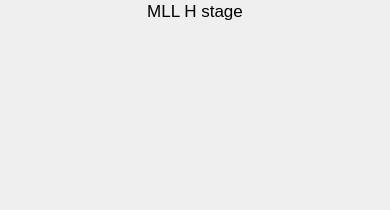
<?xml version="1.0" ?>
<ui version="4.0">
  <class>Dialog</class>
  <widget class="PyDMFrame" name="screen">
    <property name="geometry">
      <rect>
        <x>945</x>
        <y>281</y>
        <width>390</width>
        <height>210</height>
      </rect>
    </property>
    <property name="minimumSize">
      <size>
        <width>390</width>
        <height>210</height>
      </size>
    </property>
    <property name="styleSheet">
      <string notr="true">PyDMFrame#screen {
  color: rgb(0, 0, 0);
  background-color: rgb(200, 200, 200);
  }</string>
    </property>
    <property name="windowTitle">
      <string>MLLH_bare</string>
    </property>
    <layout class="QGridLayout" name="gridLayout" columnstretch="10,116,9,116,9,116,4,9,1" rowstretch="22,3,5,176,4">
      <property name="leftMargin">
        <number>0</number>
      </property>
      <property name="topMargin">
        <number>0</number>
      </property>
      <property name="rightMargin">
        <number>0</number>
      </property>
      <property name="bottomMargin">
        <number>0</number>
      </property>
      <property name="horizontalSpacing">
        <number>0</number>
      </property>
      <property name="verticalSpacing">
        <number>0</number>
      </property>
      <item row="0" column="0" rowspan="2" colspan="9">
        <widget class="PyDMDrawingRectangle" name="rectangle">
          <property name="geometry">
            <rect>
              <x>0</x>
              <y>0</y>
              <width>390</width>
              <height>25</height>
            </rect>
          </property>
          <property name="sizePolicy">
            <sizepolicy hsizetype="Ignored" vsizetype="Ignored">
              <horstretch>0</horstretch>
              <verstretch>0</verstretch>
            </sizepolicy>
          </property>
          <property name="brush" stdset="0">
            <brush brushstyle="SolidPattern">
              <color alpha="255">
                <red>255</red>
                <green>255</green>
                <blue>255</blue>
              </color>
            </brush>
          </property>
          <property name="penStyle" stdset="0">
            <enum>Qt::SolidLine</enum>
          </property>
          <property name="penColor" stdset="0">
            <color>
              <red>255</red>
              <green>255</green>
              <blue>255</blue>
            </color>
          </property>
          <property name="penWidth" stdset="0">
            <double>0</double>
          </property>
          <property name="penCapStyle" stdset="0">
            <enum>Qt::FlatCap</enum>
          </property>
          <property name="toolTip">
            <string>rectangle</string>
          </property>
        </widget>
      </item>
      <item row="3" column="1">
        <widget class="PyDMEmbeddedDisplay" name="composite">
          <property name="geometry">
            <rect>
              <x>10</x>
              <y>30</y>
              <width>116</width>
              <height>176</height>
            </rect>
          </property>
          <property name="sizePolicy">
            <sizepolicy hsizetype="Ignored" vsizetype="Ignored">
              <horstretch>0</horstretch>
              <verstretch>0</verstretch>
            </sizepolicy>
          </property>
          <property name="toolTip">
            <string>composite</string>
          </property>
          <property name="filename" stdset="0">
            <string>motorx_bare.ui</string>
          </property>
          <property name="macros" stdset="0">
            <string>P=${P},M=${Q}th</string>
          </property>
        </widget>
      </item>
      <item row="3" column="3">
        <widget class="PyDMEmbeddedDisplay" name="composite_1">
          <property name="geometry">
            <rect>
              <x>135</x>
              <y>30</y>
              <width>116</width>
              <height>176</height>
            </rect>
          </property>
          <property name="sizePolicy">
            <sizepolicy hsizetype="Ignored" vsizetype="Ignored">
              <horstretch>0</horstretch>
              <verstretch>0</verstretch>
            </sizepolicy>
          </property>
          <property name="toolTip">
            <string>composite_1</string>
          </property>
          <property name="filename" stdset="0">
            <string>motorx_bare.ui</string>
          </property>
          <property name="macros" stdset="0">
            <string>P=${P},M=${Q}z</string>
          </property>
        </widget>
      </item>
      <item row="3" column="5">
        <widget class="PyDMEmbeddedDisplay" name="composite_2">
          <property name="geometry">
            <rect>
              <x>260</x>
              <y>30</y>
              <width>116</width>
              <height>176</height>
            </rect>
          </property>
          <property name="sizePolicy">
            <sizepolicy hsizetype="Ignored" vsizetype="Ignored">
              <horstretch>0</horstretch>
              <verstretch>0</verstretch>
            </sizepolicy>
          </property>
          <property name="toolTip">
            <string>composite_2</string>
          </property>
          <property name="filename" stdset="0">
            <string>motorx_bare.ui</string>
          </property>
          <property name="macros" stdset="0">
            <string>P=${P},M=${Q}x</string>
          </property>
        </widget>
      </item>
      <item row="0" column="1" colspan="6">
        <widget class="QLabel" name="text">
          <property name="geometry">
            <rect>
              <x>10</x>
              <y>0</y>
              <width>370</width>
              <height>22</height>
            </rect>
          </property>
          <property name="sizePolicy">
            <sizepolicy hsizetype="Ignored" vsizetype="Ignored">
              <horstretch>0</horstretch>
              <verstretch>0</verstretch>
            </sizepolicy>
          </property>
          <property name="text">
            <string>MLL H stage</string>
          </property>
          <property name="font">
            <font>
              <pointsize>13</pointsize>
            </font>
          </property>
          <property name="brush" stdset="0">
            <brush brushstyle="SolidPattern">
              <color alpha="255">
                <red>0</red>
                <green>0</green>
                <blue>0</blue>
              </color>
            </brush>
          </property>
          <property name="toolTip">
            <string>text</string>
          </property>
          <property name="alignment">
            <set>Qt::AlignCenter</set>
          </property>
          <property name="styleSheet">
            <string notr="true">QLabel#text {
  color: rgb(0, 0, 0);
  }</string>
          </property>
        </widget>
      </item>
      <item row="1" column="0" colspan="8">
        <widget class="PyDMDrawingLine" name="polyline">
          <property name="geometry">
            <rect>
              <x>0</x>
              <y>22</y>
              <width>389</width>
              <height>3</height>
            </rect>
          </property>
          <property name="sizePolicy">
            <sizepolicy hsizetype="Ignored" vsizetype="Ignored">
              <horstretch>0</horstretch>
              <verstretch>0</verstretch>
            </sizepolicy>
          </property>
          <property name="toolTip">
            <string>polyline</string>
          </property>
          <property name="brush" stdset="0">
            <brush brushstyle="SolidPattern">
              <color alpha="255">
                <red>10</red>
                <green>0</green>
                <blue>184</blue>
              </color>
            </brush>
          </property>
          <property name="penStyle" stdset="0">
            <enum>Qt::SolidLine</enum>
          </property>
          <property name="penColor" stdset="0">
            <color>
              <red>10</red>
              <green>0</green>
              <blue>184</blue>
            </color>
          </property>
          <property name="penWidth" stdset="0">
            <double>3</double>
          </property>
          <property name="penCapStyle" stdset="0">
            <enum>Qt::FlatCap</enum>
          </property>
          <property name="penWidth" stdset="0">
            <double>3</double>
          </property>
          <property name="penStyle" stdset="0">
            <enum>Qt::SolidLine</enum>
          </property>
          <property name="penColor" stdset="0"/>
          <property name="penCapStyle" stdset="0">
            <enum>Qt::FlatCap</enum>
          </property>
        </widget>
      </item>
    </layout>
    <zorder>rectangle</zorder>
    <zorder>composite</zorder>
    <zorder>composite_1</zorder>
    <zorder>composite_2</zorder>
    <zorder>text</zorder>
    <zorder>polyline</zorder>
  </widget>
  <customwidgets>
    <customwidget>
      <class>PyDMDrawingRectangle</class>
      <extends>QWidget</extends>
      <header>pydm.widgets.drawing</header>
    </customwidget>
    <customwidget>
      <class>PyDMEmbeddedDisplay</class>
      <extends>QFrame</extends>
      <header>pydm.widgets.embedded_display</header>
    </customwidget>
    <customwidget>
      <class>PyDMLabel</class>
      <extends>QLabel</extends>
      <header>pydm.widgets.label</header>
    </customwidget>
    <customwidget>
      <class>PyDMDrawingPolyline</class>
      <extends>QWidget</extends>
      <header>pydm.widgets.drawing</header>
    </customwidget>
    <customwidget>
      <class>PyDMDrawingLine</class>
      <extends>QWidget</extends>
      <header>pydm.widgets.drawing</header>
    </customwidget>
    <customwidget>
      <class>PyDMFrame</class>
      <extends>QFrame</extends>
      <header>pydm.widgets.frame</header>
    </customwidget>
  </customwidgets>
</ui>
